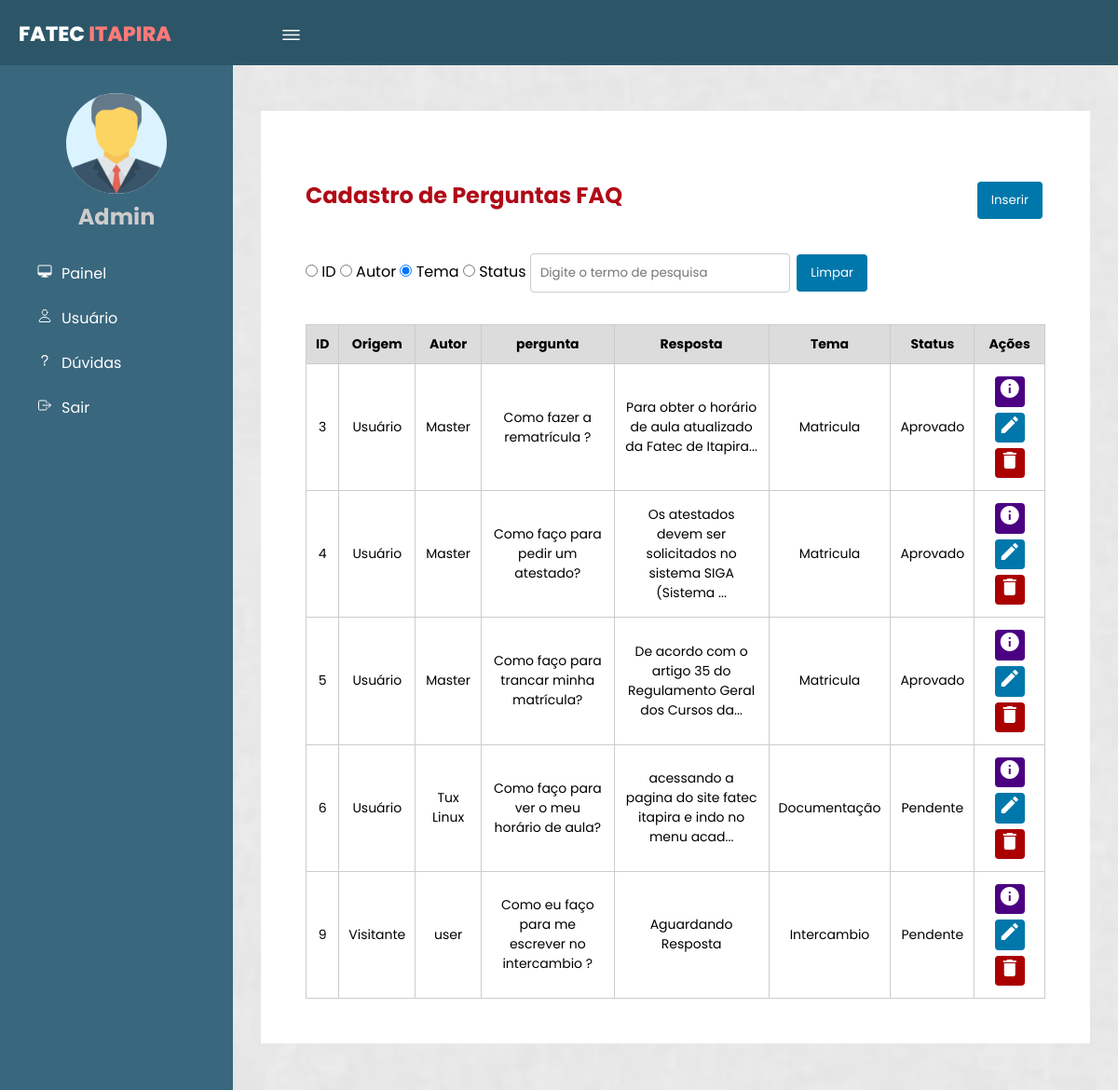
Page /painelAdmin.php (signed in) on the committed database.
### tables this page shows
CREATE TABLE `perguntas` (
  `idPerguntas` int(10) UNSIGNED NOT NULL,
  `Usuarios_idUsuarios` int(10) UNSIGNED DEFAULT NULL,
  `temas_idTemas` int(10) UNSIGNED NOT NULL,
  `Autor` varchar(30) DEFAULT NULL,
  `ConteudoPergunta` text NOT NULL,
  `Resposta` text DEFAULT NULL,
  `Status` varchar(50) DEFAULT 'Pendente',
  `DataSubmissao` datetime NOT NULL DEFAULT current_timestamp(),
  `UltimaAtualizacao` datetime DEFAULT NULL,
  `Origem` varchar(30) DEFAULT NULL
);

CREATE TABLE `temas` (
  `idTemas` int(10) UNSIGNED NOT NULL,
  `NomeTema` varchar(50) NOT NULL,
  `idTemaPai` int(10) UNSIGNED DEFAULT NULL
);

### Class/Perguntas.php (called while the page is built, shortened)
<?php
class Perguntas
{
    private $conn;
    public function __construct($conn)
    {
        $this->conn = $conn;
    }
    public function listarPerguntas()
    {
        try {
            $sql = "SELECT perguntas.*, temas.NomeTema FROM perguntas
                LEFT JOIN temas ON perguntas.temas_idTemas = temas.idTemas";
            $stmt = $this->conn->query($sql);
            if ($stmt) {
                return $stmt->fetchAll(PDO::FETCH_ASSOC);
            } else {
                throw new Exception("Erro ao executar a consulta SQL");
            }
        } catch (Exception $e) {
            error_log("Erro ao listar usuários: " . $e->getMessage());
            return [];
        }
    }
}
?>

### painelAdmin.php (the view, shortened to what this page needs)
<?php
require_once 'Class/Perguntas.php';
require_once 'conexao.php';
$pergunta = new Perguntas($conn);
$perguntas = $pergunta->listarPerguntas();
?>
<!DOCTYPE html>
<html lang="pt-br">
<head>
    <link rel="stylesheet" href="css/format.css">
</head>
<body page='lista'>
    <header>
        <label for="check">
            <ion-icon name="menu-outline" id="sidebar_btn"></ion-icon>
        </label>
        <div class="left">
            <h3>Fatec <span>Itapira</span></h3>
        </div>
    </header>
    <div class="sidebar">
        <div class="center">
            <img src="icon/manager_icon_129392.png" class="image" alt="">
            <h2>Admin</h2>
        </div>
        <a href="#" onclick="vizualizar('lista', true)"><ion-icon
                name="desktop-outline"></ion-icon><span>Painel</span></a>
        <a href="gerenciarUsuario.php"><ion-icon name="person-outline"></ion-icon><span>Usuário</span></a>
        <a href="grafico.php"><ion-icon name="help-outline"></ion-icon><span>Dúvidas</span></a>
        <a href="login/sairLogin.php"><ion-icon name="exit-outline"></ion-icon><span>Sair</span></a>
    </div>
    <div class="content">
        <div id='listaRegistros'>
            <div class="titulo_ask">
                <h1>Cadastro de Perguntas FAQ</h1>
                <a href="Views/cadastrarPergunta.php"><button>Inserir</button></a>
            </div>
            <div style='display: flex; outline: none;' class="filtro">
                <form id="filtroForm">
                    <input type="radio" id="filtroId" name="filtro" value="id">
                    <label for="filtroId">ID</label>
                    <input type="radio" id="filtroAutor" name="filtro" value="autor">
                    <label for="filtroAutor">Autor</label>
                    <input type="radio" id="filtroTema" name="filtro" value="tema" checked>
                    <label for="filtroTema">Tema</label>
                    <input type="radio" id="filtroStatus" name="filtro" value="status">
                    <label for="filtroStatus">Status</label>
                    <input type="text" autofocus id="filtroInput" placeholder="Digite o termo de pesquisa">
                    <button type="button" onclick="limparFiltro()">Limpar</button>
                </form>
            </div>
            <?php if (!empty($perguntas)): ?>
                <table>
                    <thead>
                        <tr>
                            <th>ID</th>
                            <th>Origem</th>
                            <th>Autor</th>
                            <th>pergunta</th>
                            <th>Resposta</th>
                            <th>Tema</th>
                            <th>Status</th>
                            <th>Ações</th>
                        </tr>
                    </thead>
                    <?php foreach ($perguntas as $lista): ?>
                        <tr>
                            <td><?php echo $lista['idPerguntas']; ?></td>
                            <td><?php echo $lista['Origem'] ?></td>
                            <td><?php echo $lista['Autor'] ?></td>
                            <td><?php echo $lista['ConteudoPergunta'] ?></td>
                            <td><?php echo substr($lista['Resposta'], 0, 60) . (strlen($lista['Resposta']) > 60 ? '...' : ''); ?></td>
                            <td><?php echo $lista['NomeTema']; ?></td>
                            <td><?php echo $lista['Status'] ?></td>
                            <td>
                                <a href="#" class="detalhes-btn" data-id="<?php echo $lista['idPerguntas']; ?>" title="Detalhes">
                                    <i style="background: indigo;" class="edit material-icons">info</i>
                                </a>
                                <a href="Views/editarPergunta.php?id=<?php echo $lista['idPerguntas']; ?>" title="Editar">
                                    <i class=" edit material-icons">edit</i>
                                </a>
                                <button type="button" class="excluir-btn" data-id="<?php echo $lista['idPerguntas']; ?>" title="Excluir">
                                    <i class="material-icons">delete</i>
                                </button>
                            </td>
                        </tr>
                    <?php endforeach; ?>
                </table>
            <?php else: ?>
                <p>Nenhuma pergunta cadastrada.</p>
            <?php endif; ?>
        </div>
    </body>
</html>

### css/format.css (style rules this page uses)
* { margin: 0; padding: 0; font-family: "Poppins", sans-serif; }
body { background-color: #e9e9e9; }
header { position: fixed; background: #2c5668; padding: 20px; width: 100%; height: 30px; z-index: 5; }
.left h3 { color: #fff; margin: 0; text-transform: uppercase; font-size: 22px; font-weight: 800; }
.left span { color: #ff7a7a; }
.sidebar { position: fixed; width: 250px; height: 100%; margin-top: 70px; padding-top: 30px; left: 0; background: #39677e; transition: 0.5s; transition-property: left; -webkit-transition: 0.5s; -moz-transition: 0.5s; -ms-transition: 0.5s; -o-transition: 0.5s; }
.sidebar .image { width: 108px; height: 108px; border-radius: 100px; -webkit-border-radius: 100px; -moz-border-radius: 100px; -ms-border-radius: 100px; -o-border-radius: 100px; background-color: #daf3ff; }
.sidebar h2 { color: #ccc; margin-top: 0; margin-bottom: 20px; }
.sidebar a { color: #fff; display: block; width: 100%; line-height: 48px; text-decoration: none; padding-left: 40px; box-sizing: border-box; transition: 0.5s; transition-property: background; }
.sidebar .center { text-align: center; }
.sidebar ion-icon { padding-right: 10px; }
label #sidebar_btn { z-index: 1; position: fixed; left: 300px; color: #fff; font-size: 25px; margin: 5px 0; cursor: pointer; transition: 0.5s; transition-property: color; }
.content { background: url(../img/bg.png) no-repeat; background-size: cover; background-position: center; transition: 0.5s; position: relative; margin-left: 250px; top: 69px; z-index: 1; overflow: hidden; }
div#listaRegistros { background: white; padding: 3rem; margin: 50px 30px; }
#listaRegistros { display: flex; align-items: center; justify-content: center; flex-direction: column; }
body[page="lista"] #listaRegistros { display: block; }
a { text-decoration: none; }
#listaRegistros .filtro { margin: 4vh auto; }
table { width: 100%; border-collapse: collapse; }
thead { background: gainsboro; }
table th, table td { text-align: center; font-size: 14px; padding: 10px; border: solid 1px #ccc; }
button { border: none; border-radius: 4px; cursor: pointer; background-color: #07a; color: #fff; margin: 3px; padding: 10px 15px; -webkit-border-radius: 4px; -moz-border-radius: 4px; -ms-border-radius: 4px; -o-border-radius: 4px; }
button.excluir-btn { background-color: #a00; padding: 1px 4px; }
i.edit.material-icons { background: #0077aa; color: white; padding: 1px 4px 7.6px 4px; border-radius: 4px; margin: 3px; }
input { border: solid 1px #ccc; border-radius: 4px; padding: 10px; }
.titulo_ask { display: flex; justify-content: space-between; margin-block-start: 25px; }
.titulo_ask h1 { color: #b00b18; font-size: 24px; }

### rows in the picture
perguntas: idPerguntas "3", Origem "Usuário", Autor "Master", ConteudoPergunta "Como fazer a rematrícula ?", Resposta "Para obter o horário de aula atualizado da Fatec de Itapira", temas_idTemas.NomeTema "Matricula", Status "Aprovado"
perguntas: idPerguntas "4", Origem "Usuário", Autor "Master", ConteudoPergunta "Como faço para pedir um atestado?", Resposta "Os atestados devem ser solicitados no sistema SIGA (Sistema", temas_idTemas.NomeTema "Matricula", Status "Aprovado"
perguntas: idPerguntas "5", Origem "Usuário", Autor "Master", ConteudoPergunta "Como faço para trancar minha matrícula?", Resposta "De acordo com o artigo 35 do Regulamento Geral dos Cursos da", temas_idTemas.NomeTema "Matricula", Status "Aprovado"
perguntas: idPerguntas "6", Origem "Usuário", Autor "Tux Linux", ConteudoPergunta "Como faço para ver o meu horário de aula?", Resposta "acessando a pagina do site fatec itapira e indo no menu acad", temas_idTemas.NomeTema "Documentação", Status "Pendente"
perguntas: idPerguntas "9", Origem "Visitante", Autor "user", ConteudoPergunta "Como eu faço para me escrever no intercambio ?", Resposta "Aguardando Resposta", temas_idTemas.NomeTema "Intercambio", Status "Pendente"
